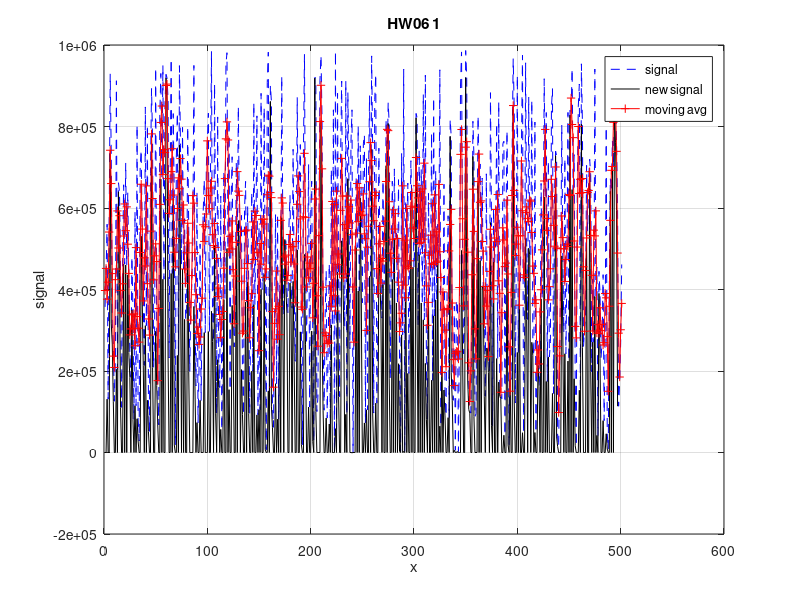

The MATLAB script that drew this image:
clc; clear;
close all
signal = csvread('Data.csv');
signal=signal*1000;
n=length (signal);
% 1. What is the first index of i in the for-loop? Is it 1? If not, then why?
% 2. What is the last index of i in the for-loop? Is it n?
% 3. What is the size of the slope array? Is it the same as that of signal?
% 1)
% % i=2 because we use looop and in loop we need i-1, so start index is 1 for acces value 
% % 2)
% yes,n is the last index of loop...and first value is 0
% 3)
% no, slope is shorter n-1
t=1;
for i=2:n
    slope(i-1)=(signal(i)-signal(i-1))/2;
end
% Anamoly detection using slopes
for i = 1:n-1
%     we already compute sloop and use it 
%     sloop(i)=sloop(i)
    if (slope(i)<=150)
%          disp(slope(i))
         new_signal(i) = signal(i+1);
    end 
end 
% Determine the length of new_signal using the length() function.
n_clean = length(new_signal);
disp(['length of signal is: ',num2str(n)]) 
disp(['length of slope: ',num2str(length(slope))]) 
disp(['length of new clear signal is: ',num2str(n_clean)]) 

for i=1:n
    if i == 1
        moving_avg(i) = (signal(i)+signal(i+1))/2;
    elseif i == n
        moving_avg(i) = (signal(i-1)+signal(i))/2;
    else
        moving_avg(i) = (signal(i-1)+signal(i)+signal(i+1))/3;
    end
end

figure()
x =1:n;
plot(x,signal,'b--'); % blue dot
hold on;
plot(x(1:n_clean),new_signal,'k'); % black line
plot(x,moving_avg,'r-+');
legend('signal','new_ signal','moving_ avg')
xlabel('x')
grid 
ylabel('signal')
title('HW06_ 1')
